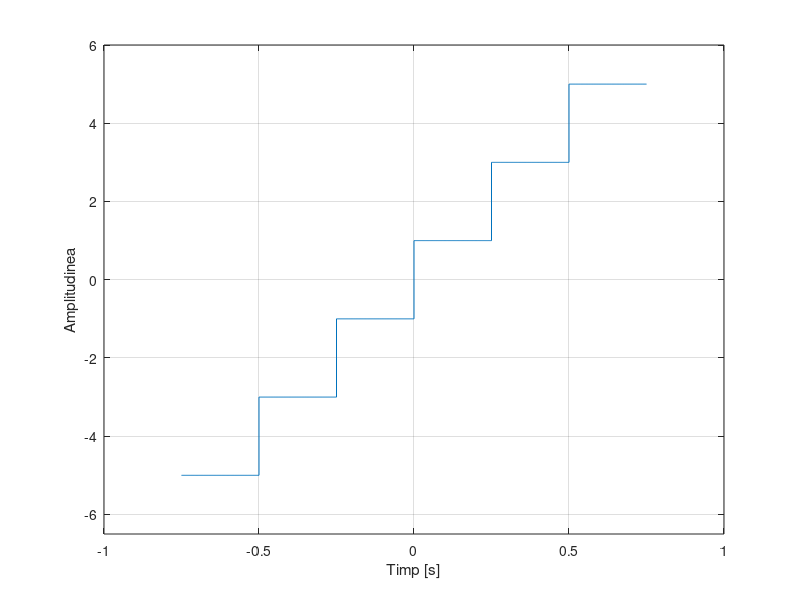

The MATLAB script that drew this image:
T = 2;
t1 = -0.75:0.002:-0.5
t2 = -0.5:0.002:-0.25
t3 = -0.25:0.002:0;
t4 = 0:0.002:0.25;
t5 = 0.25:0.002:0.5;
t6 = 0.5:0.002:0.75;
x1 = zeros(size(t1))-5;
x2 = zeros(size(t2))-3;
x3 = zeros(size(t3))-1;
x4 = ones(size(t4));
x5 = ones(size(t5))+2;
x6 = ones(size(t6))+4;
t = [t1 t2 t3 t4 t5 t6];
x = [x1 x2 x3 x4 x5 x6];
plot(t,x),ylim([-6.5 6.0]),xlabel('Timp [s]'),ylabel('Amplitudinea'),grid on;